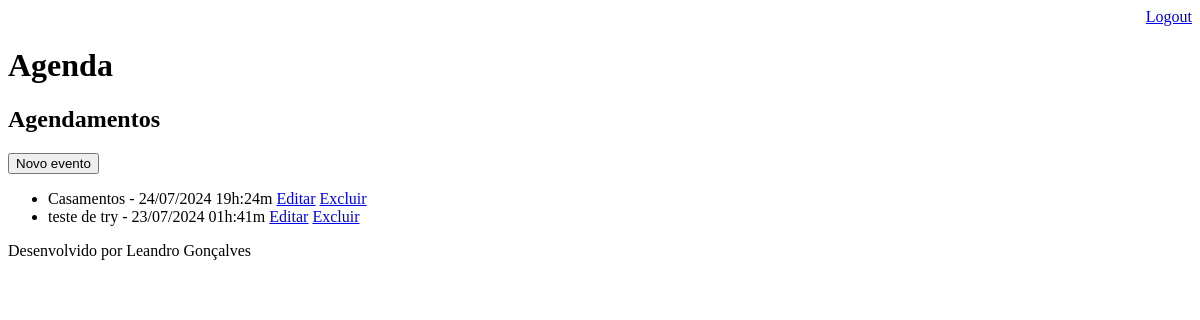
The page /agenda/ (signed in) on the database as committed earlier.
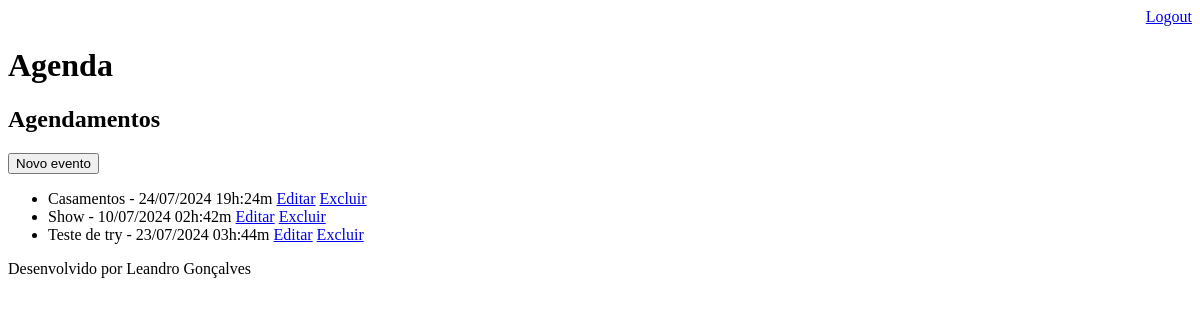
The same page on the database as committed later.
### core/models.py (models this page shows, shortened)
class Evento(models.Model):
    titulo = models.CharField(max_length=100)
    descricao = models.TextField(blank=True, null=True)
    data_evento = models.DateTimeField(verbose_name='Data do evento')
    data_criacao = models.DateTimeField(auto_now=True, verbose_name='Data de criação')
    local_evento = models.CharField(max_length=100, null=False, verbose_name='Local do evento')
    usuario = models.ForeignKey(User, on_delete=models.CASCADE)
    class Meta:
        db_table = 'evento'
    def get_data_evento(self):
        return self.data_evento.strftime('%d/%m/%Y %Hh:%Mm')
    def get_evento_atrasado(self):
        if self.data_evento < datetime.now():
            return True
        else:
            return False
    def get_evento_proximo(self):
        if self.data_evento > datetime.now() + timedelta(hours=1):
            return False
        else:
            if self.data_evento < datetime.now():
                return False
            return True

### core/views.py (the view)
# urls.py: path('agenda/', views.lista_eventos),
@login_required(login_url='/login/')
def lista_eventos(request):
    try:
        user = request.user
        data_atual = datetime.now() - timedelta(hours=1)
        evento = Evento.objects.filter(usuario=user,
                                    data_evento__gt=data_atual)
        dados = {'eventos': evento}
    except Exception:
        raise Http404
    return render(request, 'agenda.html', dados)

### templates/agenda.html (shortened to what this page needs)
{% extends 'model-page.html' %}
{% block content %}
  <h2>Agendamentos</h2>
  <a href="evento/"><button type="button">Novo evento</button></a>
  <ul>
    {% for evento in eventos %}
      <li>
        <div style="
        ">
          {{ evento.titulo }} - {{ evento.get_data_evento }}
          <a href="evento/?id={{ evento.id }}">Editar</a>
          <a href="evento/delete/{{ evento.id }}">Excluir</a>
        </div>
      </li>
    {% endfor %}
  </ul>
{% endblock %}

Rows that differ between the two databases and show on the page:
no longer on this page (row edited): Evento: titulo "teste de try", get_data_evento "23/07/2024 01h:41m"
added Evento: titulo "Show", get_data_evento "10/07/2024 02h:42m"
added Evento: titulo "Teste de try", get_data_evento "23/07/2024 03h:44m"
